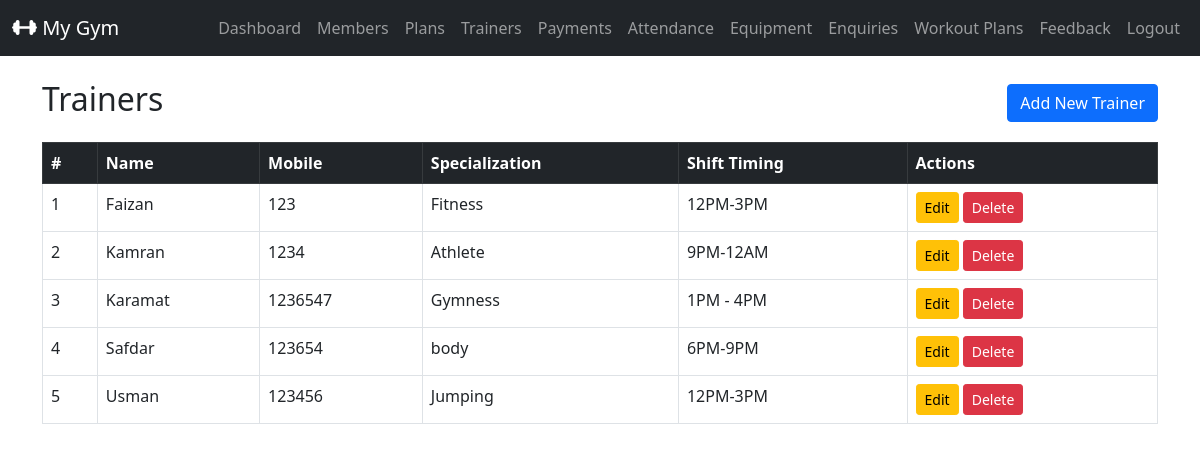
/admin_trainers/ (signed in), run on the app's committed database.
### gymapp/models.py (models this page shows, shortened)
class Trainer(models.Model):
  name = models.CharField(max_length=100)
  mobile = models.CharField(max_length=15)
  specialization = models.CharField(max_length=200)
  shift_timing = models.CharField(max_length=200)

### gymapp/views.py (the view)
    def wrapper(request, *args, **kwargs):
        if not request.user.is_authenticated or getattr(request.user,'role',None)!='ADMIN':
            messages.error(request,'You must be an admin to access this page')
            return redirect('admin_login')
        return view_func(request, *args, **kwargs)

### gymapp/views.py (called while the page is built)
def admin_required(view_func):
    def wrapper(request, *args, **kwargs):
        if not request.user.is_authenticated or getattr(request.user,'role',None)!='ADMIN':
            messages.error(request,'You must be an admin to access this page')
            return redirect('admin_login')
        return view_func(request, *args, **kwargs)
    return wrapper

@admin_required
def admin_trainer_list(request):
    trainer = Trainer.objects.all().order_by('name')
    return render(request, 'admin_trainers_list.html', {'trainers': trainer})

### gymapp/templates/admin_trainers_list.html (shortened to what this page needs)
{% extends 'base.html' %}
{% block content %}
<div class="d-flex justify-content-between align-items-center mb-3">
  <h2>Trainers</h2>
  <a href="{% url 'admin_trainer_add' %}" class="btn btn-primary">Add New Trainer</a>
</div>
  <table class="table table-bordered table-triped">
    <thead class="table-dark">
      <tr>
        <th>#</th>
        <th>Name</th>
        <th>Mobile</th>
        <th>Specialization</th>
        <th>Shift Timing</th>
        <th>Actions</th>
      </tr>
    </thead>
    <tbody>
      {% for trainer in trainers %}
        <tr>
          <td>{{ forloop.counter }}</td>
          <td>{{ trainer.name }}</td>
          <td>{{ trainer.mobile }}</td>
          <td>{{ trainer.specialization }}</td>
          <td>{{ trainer.shift_timing }}</td>
          <td>
            <a href="{% url 'admin_trainer_edit' trainer.id %}" class="btn btn-sm btn-warning">Edit</a>
            <form method="post" action="{% url 'admin_trainer_delete' trainer.id %}" style="display: inline-block;">
              <button type="submit" class="btn btn-sm btn-danger" onclick="return confirm('Are you sure to want to delete this trainer?')">Delete</button>
            </form>
          </td>
        </tr>
      {% endfor %}
    </tbody>
  </table>
{% endblock %}

### data on the page
Trainer: name "Faizan", mobile "123", specialization "Fitness", shift_timing "12PM-3PM"
Trainer: name "Kamran", mobile "1234", specialization "Athlete", shift_timing "9PM-12AM"
Trainer: name "Karamat", mobile "1236547", specialization "Gymness", shift_timing "1PM - 4PM"
Trainer: name "Safdar", mobile "123654", specialization "body", shift_timing "6PM-9PM"
Trainer: name "Usman", mobile "123456", specialization "Jumping", shift_timing "12PM-3PM"
